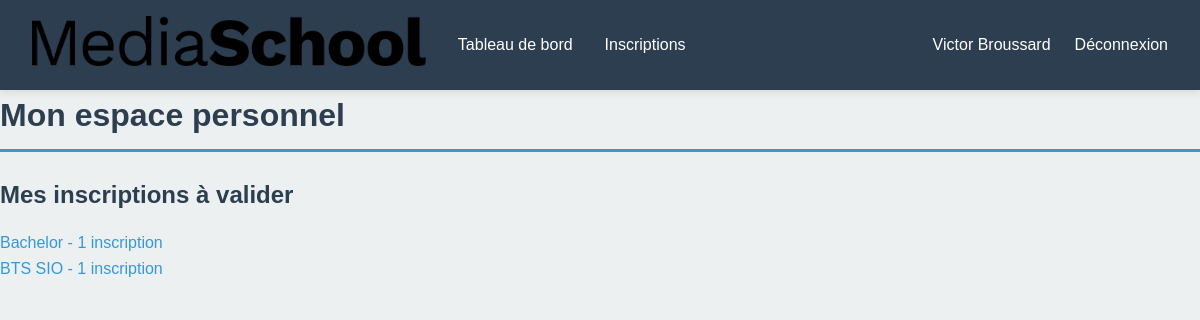
Screenshot of /users/personnel_mediaschool/index.php (signed in) with the database file from the repository.
### tables this page shows
CREATE TABLE IF NOT EXISTS `formation` (
  `id_formation` int NOT NULL AUTO_INCREMENT,
  `nom` varchar(50) NOT NULL,
  `niveau` varchar(20) NOT NULL,
  `duree` int NOT NULL,
  `prix` decimal(6,2) NOT NULL,
  `programme_pdf` varchar(100) NOT NULL,
  `id_campus` int NOT NULL,
  PRIMARY KEY (`id_formation`),
  KEY `contrainte 11` (`id_campus`)
);

### users/personnel_mediaschool/index.php (the view, shortened to what this page needs)
<?php
require_once('../../connexion.php');
$inscriptions = "SELECT formation.*, COUNT(inscription.id_inscription) AS nb_inscriptions FROM formation
LEFT JOIN inscription ON inscription.id_formation = formation.id_formation
WHERE inscription.id_personnel = ? GROUP BY formation.id_formation ORDER BY nb_inscriptions DESC;";
$stmt = $pdo->prepare($inscriptions);
$stmt->execute([$_SESSION['user'][0]['id_personnel']]);
$resultat = $stmt->fetchAll(PDO::FETCH_ASSOC);
?>
<!DOCTYPE html>
<html lang="fr">
<head>
    <link rel="stylesheet" href="../../style.css">
</head>
<body>
    <?php
        require_once "inc/header.php";
        echo "<h1>Mon espace personnel</h1>";
        echo "<div>";
        echo "<h2>Mes inscriptions à valider</h2>";
        if (count($resultat) == 0) {
            echo "<p>Aucune offre publiée.</p>";
        }
        else {
            for ($i = 0; $i < 3; $i++) {
                if (!isset($resultat[$i])) break;
                echo "<a href='inscriptions.php?id_formation=" . urlencode($resultat[$i]['id_formation']) . "'>" . $resultat[$i]['nom'] . " - " . $resultat[$i]['nb_inscriptions'] . ($resultat[$i]['nb_inscriptions'] > 1 ? " inscriptions" : " inscription") . "</a><br>";
            }
        }
        echo "</div>";
    ?>
</body>
</html>

### style.css (style rules this page uses)
* { margin: 0; padding: 0; box-sizing: border-box; }
:root { --color-primary: #2c3e50; --color-secondary: #3498db; --color-accent: #e74c3c; --color-success: #27ae60; --color-warning: #f39c12; --color-light: #ecf0f1; --color-white: #ffffff; --color-dark: #2c3e50; --color-border: #bdc3c7; --color-text: #34495e; --shadow: 0 2px 8px rgba(0, 0, 0, 0.1); --shadow-hover: 0 4px 12px rgba(0, 0, 0, 0.15); }
html, body { height: 100%; width: 100%; }
body { font-family: 'Arial', sans-serif; color: var(--color-text); background-color: var(--color-light); line-height: 1.6; }
h1 { color: var(--color-primary); margin-bottom: 1.5rem; font-size: 2rem; border-bottom: 3px solid var(--color-secondary); padding-bottom: 0.5rem; }
h2 { color: var(--color-primary); margin: 1.5rem 0 1rem 0; font-size: 1.5rem; }
a { color: var(--color-secondary); text-decoration: none; transition: color 0.3s ease; }

### rows the page displays
formation: nom "Bachelor", nb_inscriptions "1"
formation: nom "BTS SIO", nb_inscriptions "1"

### other values shown
$_SESSION['user'][0]['prenom'] "Victor"
$_SESSION['user'][0]['nom'] "Broussard"
